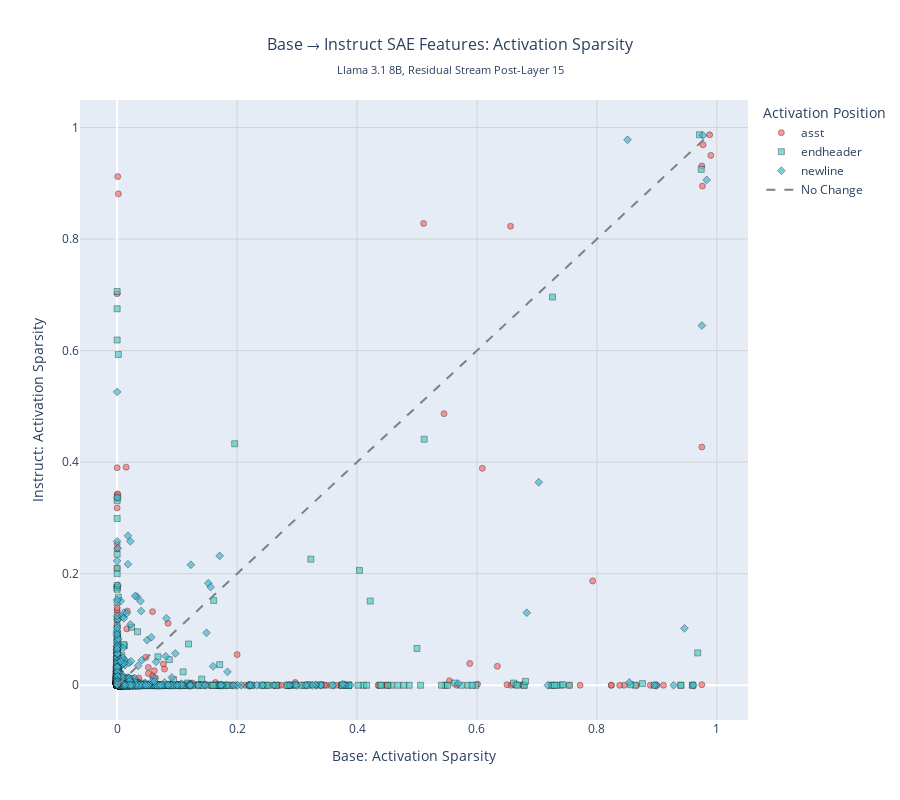

Notebook code cell kept with this figure:
### Code cell
# Create interactive scatterplot for one metric with all 3 token types
import plotly.graph_objects as go
import plotly.express as px

# Choose one metric for detailed analysis
selected_metric = 'sparsity'  # Change this to 'active_mean' or 'sparsity' if desired

print(f"Creating interactive scatterplot for {selected_metric} metric with all token types...")

# Color mapping for token types
colors = {'asst': '#FF6B6B', 'endheader': '#4ECDC4', 'newline': '#45B7D1'}
symbols = {'asst': 'circle', 'endheader': 'square', 'newline': 'diamond'}

# Create the scatterplot
fig = go.Figure()

total_features = 0
for token_type in token_types:
    # Get all feature values for this token/metric combination
    base_values = base_data[token_type][selected_metric].numpy()
    chat_values = chat_data[token_type][selected_metric].numpy()
    
    # Filter out features that are inactive in both base and chat
    active_mask = (base_values > 0) | (chat_values > 0)
    filtered_base = base_values[active_mask]
    filtered_chat = chat_values[active_mask]
    
    # Get feature IDs for active features
    feature_ids = np.arange(len(base_values))[active_mask]
    
    # Calculate differences for coloring
    differences = filtered_chat - filtered_base
    
    # Create hover text with feature details
    hover_text = []
    for i, (fid, base_val, chat_val, diff) in enumerate(zip(feature_ids, filtered_base, filtered_chat, differences)):
        hover_text.append(
            f"<b>Feature {fid}</b><br>" +
            f"Base: {base_val:.6f}<br>" +
            f"Chat: {chat_val:.6f}<br>" +
            f"Difference: {diff:.6f}<extra></extra>"
        )
    
    # Add scatter points for this token type
    fig.add_trace(
        go.Scatter(
            x=filtered_base,
            y=filtered_chat,
            mode='markers',
            name=f'{token_type}',
            marker=dict(
                size=6,
                color=colors[token_type],
                symbol=symbols[token_type],
                line=dict(width=0.5, color='black'),
                opacity=0.7
            ),
            text=[f"Feature {fid}" for fid in feature_ids],
            hovertemplate=hover_text
        )
    )
    
    total_features += len(filtered_base)
    print(f"  {token_type}: {len(filtered_base):,} active features")

# Add diagonal "no change" line
all_base_values = []
all_chat_values = []
for token_type in token_types:
    base_values = base_data[token_type][selected_metric].numpy()
    chat_values = chat_data[token_type][selected_metric].numpy()
    active_mask = (base_values > 0) | (chat_values > 0)
    all_base_values.extend(base_values[active_mask])
    all_chat_values.extend(chat_values[active_mask])

max_val = max(max(all_base_values), max(all_chat_values))
min_val = min(min(all_base_values), min(all_chat_values))

fig.add_trace(
    go.Scatter(
        x=[min_val, max_val],
        y=[min_val, max_val],
        mode='lines',
        line=dict(color='gray', dash='dash', width=2),
        name='No Change',
        hovertemplate="No change line<extra></extra>"
    )
)

# Update layout
fig.update_layout(
    title={
        'text': f'Base → Instruct SAE Features: Activation Sparsity<br><sub>Llama 3.1 8B, Residual Stream Post-Layer 15</sub>',
        'x': 0.5,
        'xanchor': 'center',
        'font': {'size': 16}
    },
    xaxis_title=f'Base: Activation Sparsity',
    yaxis_title=f'Instruct: Activation Sparsity',
    height=800,
    width=900,
    showlegend=True,
    hovermode='closest',
    legend=dict(
        title="Activation Position",
        orientation="v",
        yanchor="top",
        y=1,
        xanchor="left",
        x=1.02
    )
)

# Add grid
fig.update_xaxes(showgrid=True, gridwidth=1, gridcolor='lightgray')
fig.update_yaxes(showgrid=True, gridwidth=1, gridcolor='lightgray')

# Save the interactive plot
output_html = OUTPUT_DIR / f"{selected_metric}.html"
fig.write_html(output_html)

print(f"\nInteractive scatterplot saved to: {output_html}")
print(f"File size: {output_html.stat().st_size / 1024:.1f} KB")

# Show the plot
fig.show()

print(f"\nScatterplot features:")
print(f"- {total_features:,} total active features from all token types")
print(f"- Different colors/symbols for each token type")
print(f"- Hover shows feature ID, token type, and Neuronpedia link")
print(f"- Interactive legend to show/hide token types")
print(f"- Gray diagonal line = no change reference")
print(f"- Can easily change selected_metric above")

### Figure 1 — Plotly figure (JSON) as saved in the notebook; plotly's stock layout.template omitted (floating-point values rounded to 4 significant figures; data arrays with more than 128 entries replaced by an {"elided": "..."} marker saying what was removed)
{"data": [{"hovertemplate": {"elided": "1994 str values"}, "marker": {"color": "#FF6B6B", "line": {"color": "black", "width": 0.5}, "opacity": 0.7, "size": 6, "symbol": "circle"}, "mode": "markers", "name": "asst", "text": {"elided": "1994 str values"}, "type": "scatter", "x": {"elided": "1994 float values"}, "y": {"elided": "1994 float values"}}, {"hovertemplate": {"elided": "2408 str values"}, "marker": {"color": "#4ECDC4", "line": {"color": "black", "width": 0.5}, "opacity": 0.7, "size": 6, "symbol": "square"}, "mode": "markers", "name": "endheader", "text": {"elided": "2408 str values"}, "type": "scatter", "x": {"elided": "2408 float values"}, "y": {"elided": "2408 float values"}}, {"hovertemplate": {"elided": "3580 str values"}, "marker": {"color": "#45B7D1", "line": {"color": "black", "width": 0.5}, "opacity": 0.7, "size": 6, "symbol": "diamond"}, "mode": "markers", "name": "newline", "text": {"elided": "3580 str values"}, "type": "scatter", "x": {"elided": "3580 float values"}, "y": {"elided": "3580 float values"}}, {"hovertemplate": "No change line<extra></extra>", "line": {"color": "gray", "dash": "dash", "width": 2}, "mode": "lines", "name": "No Change", "type": "scatter", "x": [0, 0.99], "y": [0, 0.99]}], "layout": {"height": 800, "hovermode": "closest", "legend": {"orientation": "v", "title": {"text": "Activation Position"}, "x": 1.02, "xanchor": "left", "y": 1, "yanchor": "top"}, "showlegend": true, "title": {"font": {"size": 16}, "text": "Base → Instruct SAE Features: Activation Sparsity<br><sub>Llama 3.1 8B, Residual Stream Post-Layer 15</sub>", "x": 0.5, "xanchor": "center"}, "width": 900, "xaxis": {"gridcolor": "lightgray", "gridwidth": 1, "showgrid": true, "title": {"text": "Base: Activation Sparsity"}}, "yaxis": {"gridcolor": "lightgray", "gridwidth": 1, "showgrid": true, "title": {"text": "Instruct: Activation Sparsity"}}}}
